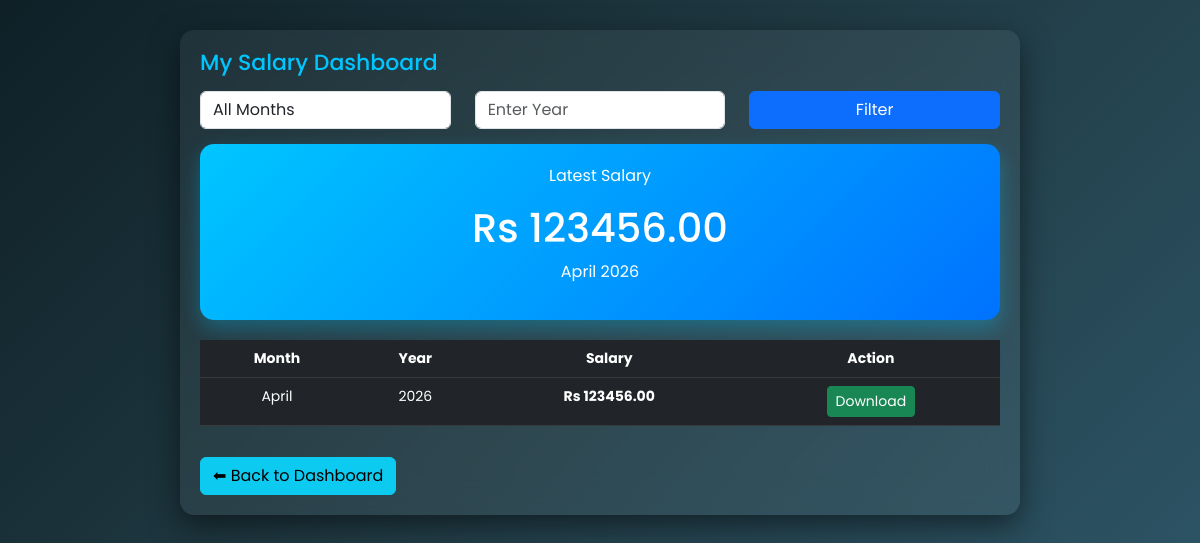
The page /salary/my/ (signed in) on the database its author committed.
### employees/models.py (models this page shows, shortened)
class SalaryRecord(models.Model):
    employee = models.ForeignKey(Employee, on_delete=models.CASCADE)
    month = models.CharField(max_length=20)
    year = models.IntegerField()
    total = models.DecimalField(max_digits=10, decimal_places=2)
    class Meta:
        unique_together = ('employee', 'month', 'year')

### employees/views.py (the view)
# urls.py: path('salary/my/', views.my_salary, name='my_salary'),
@login_required
def my_salary(request):
    if request.user.is_hr:
        return redirect('all_salary')
    try:
        employee = Employee.objects.get(user=request.user)
    except Employee.DoesNotExist:
        return HttpResponseForbidden()
    records = SalaryRecord.objects.filter(employee=employee)
    month = request.GET.get('month')
    year = request.GET.get('year')
    if month:
        records = records.filter(month=month)
    if year:
        records = records.filter(year=year)
    records = records.order_by('-year', '-month')
    return render(request, 'my_salary.html', {'records': records})

### templates/my_Salary.html (shortened to what this page needs)
<!DOCTYPE html>
<html>
<head>
    <link href="https://cdn.jsdelivr.net/npm/bootstrap@5.3.0/dist/css/bootstrap.min.css" rel="stylesheet">
</head>
<body>
<div class="container-box">
    <div class="card-glass">
        <h2>My Salary Dashboard</h2>
        <form method="GET" class="row filter-box">
            <div class="col-md-4">
                <select name="month" class="form-control">
                    <option value="">All Months</option>
                </select>
            </div>
            <div class="col-md-4">
                <input type="number" name="year" value="{{ request.GET.year }}" placeholder="Enter Year" class="form-control">
            </div>
            <div class="col-md-4">
                <button class="btn btn-primary w-100">Filter</button>
            </div>
        </form>
        {% if records %}
        <div class="salary-highlight">
            <p>Latest Salary</p>
            <h1>Rs {{ records.0.total }}</h1>
            <p>{{ records.0.month }} {{ records.0.year }}</p>
        </div>
        <div class="table-responsive">
            <table class="table table-dark table-hover">
                <thead>
                    <tr>
                        <th>Month</th>
                        <th>Year</th>
                        <th>Salary</th>
                        <th>Action</th>
                    </tr>
                </thead>
                <tbody>
                {% for r in records %}
                <tr>
                    <td>{{ r.month }}</td>
                    <td>{{ r.year }}</td>
                    <td><strong>Rs {{ r.total }}</strong></td>
                    <td>
                        <a href="{% url 'download_payslip' r.id %}" class="btn btn-success btn-sm">
                             Download
                        </a>
                    </td>
                </tr>
                {% endfor %}
                </tbody>
            </table>
        </div>
        {% else %}
            <div class="no-data">
                No salary records found 😕
            </div>
        {% endif %}
        <a href="/employee/" class="btn btn-info back-btn">
            ⬅ Back to Dashboard
        </a>
    </div>
</div>
</body>
</html>

### templates/my_Salary.html (style rules this page uses)
body { margin: 0; font-family: 'Poppins', sans-serif; background: linear-gradient(135deg, #0f2027, #203a43, #2c5364); color: white; }
.container-box { padding: 30px; max-width: 900px; margin: auto; }
.card-glass { background: rgba(255,255,255,0.06); backdrop-filter: blur(18px); border-radius: 14px; padding: 20px; box-shadow: 0 10px 30px rgba(0,0,0,0.5); }
h2 { color: #00c6ff; margin-bottom: 15px; font-size: 22px; }
.filter-box { margin-bottom: 15px; }
.salary-highlight { text-align: center; padding: 20px; border-radius: 14px; background: linear-gradient(135deg, #00c6ff, #0072ff); box-shadow: 0 8px 20px rgba(0,198,255,0.3); margin-bottom: 20px; }
table { width: 100%; }
td, th { padding: 10px; text-align: center; font-size: 14px; }
.back-btn { margin-top: 15px; }

### rows shown on the page
SalaryRecord: total "123456.00", month "April", year "2026"
